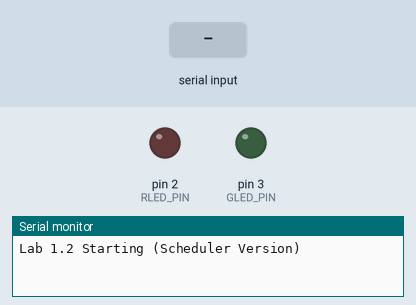
The sketch below on a simulated Arduino Uno, built with avr-gcc and run on an emulated ATmega328P. On the bench: output pins drawn as LEDs (lit = HIGH), the last lines printed to the serial monitor. The inputs (shaded band) are chosen by the test bench.

Above: at 1.2 s.
1.3 s: "R\n" received over Serial
At 2.5 s:
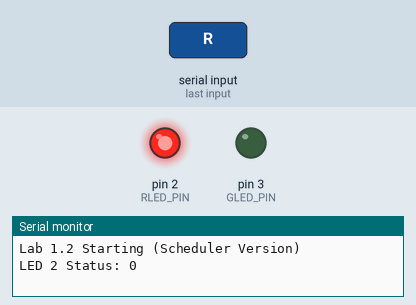
4.3 s: "1\n" received over Serial
At 4.8 s:
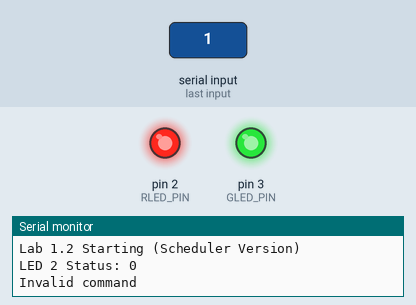
Timing chart, 0 to 13.3 s (numbered marks = the images above; inputs shaded):
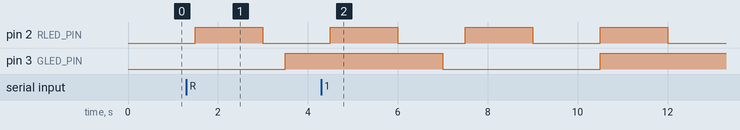

Measured:
- by itself, pin 2 (RLED_PIN): alternates HIGH for 1.5 s and LOW for 1.5 s

The sketch:

led_serial_async.ino
```cpp
#include <Scheduler.h>
// Constants for LED pins and periods
const int RLED_PIN = 2;
const int GLED_PIN = 3;
const long R_HALF_PERIOD = 1500L;
const long G_HALF_PERIOD = 3500L;

// LED states are not volatile because they wont be used in an ISR
int redLedState = LOW;
int greenLedState = LOW;
void setup() {
  // Serial port configuration
  Serial.begin(9600);
  while (!Serial); // waits for serial monitor to start
  Serial.println("Lab 1.2 Starting (Scheduler Version)");
  // Pin configuration
  pinMode(RLED_PIN, OUTPUT);
  pinMode(GLED_PIN, OUTPUT);
  // Starts the parallel loops
  Scheduler.startLoop(loopRedLed);
  Scheduler.startLoop(loopGreenLed);
}
// 1. The main loop just listens to the serial port
void loop() {
  if (Serial.available() > 0) {
    int inByte = Serial.read();
    if (inByte == '\n' || inByte == '\r') {
      yield(); // Cedes control whenever an end of line char is read
      return;
    }
    if (inByte == 'R') {
      Serial.print("LED ");
      Serial.print(RLED_PIN);
      Serial.print(" Status: ");
      Serial.println(!redLedState);
    }
    else if (inByte == 'L') {
      Serial.print("LED ");
      Serial.print(GLED_PIN);
      Serial.print(" Status: ");
      Serial.println(!greenLedState);
    }
    else {
      Serial.println("Invalid command");
    }
  }


  // Very important: yield() explicitly cedes control to other loops
  // whenever there aren't blocking operations (such as delay())
  yield();
}
// 2. Second loop only handles the red led
void loopRedLed() {
  digitalWrite(RLED_PIN, redLedState);
  redLedState = !redLedState;
  // delay implicitly cedes control to scheduler
  delay(R_HALF_PERIOD);
}
// 3. Third loop only handles green led
void loopGreenLed() {
  digitalWrite(GLED_PIN, greenLedState);
  greenLedState = !greenLedState;
  // Once again delay implicitly cedes control to the scheduler
  delay(G_HALF_PERIOD);
}
```
